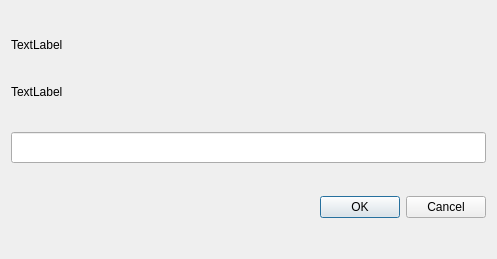
<?xml version="1.0" encoding="UTF-8"?>
<ui version="4.0">
 <class>InputDataDialog</class>
 <widget class="QDialog" name="InputDataDialog">
  <property name="geometry">
   <rect>
    <x>0</x>
    <y>0</y>
    <width>497</width>
    <height>259</height>
   </rect>
  </property>
  <property name="windowTitle">
   <string>Dialog</string>
  </property>
  <layout class="QGridLayout" name="gridLayout">
   <item row="0" column="0">
    <widget class="QLabel" name="inputDialogLabel">
     <property name="sizePolicy">
      <sizepolicy hsizetype="Preferred" vsizetype="Fixed">
       <horstretch>0</horstretch>
       <verstretch>0</verstretch>
      </sizepolicy>
     </property>
     <property name="text">
      <string>TextLabel</string>
     </property>
    </widget>
   </item>
   <item row="3" column="0">
    <widget class="QDialogButtonBox" name="buttonBox">
     <property name="orientation">
      <enum>Qt::Horizontal</enum>
     </property>
     <property name="standardButtons">
      <set>QDialogButtonBox::Cancel|QDialogButtonBox::Ok</set>
     </property>
    </widget>
   </item>
   <item row="2" column="0">
    <widget class="QLineEdit" name="inputDialogLineEdit">
     <property name="font">
      <font>
       <family>Bookman Old Style</family>
       <pointsize>16</pointsize>
       <weight>75</weight>
       <bold>true</bold>
      </font>
     </property>
     <property name="maxLength">
      <number>65536</number>
     </property>
    </widget>
   </item>
   <item row="1" column="0">
    <widget class="QLabel" name="number">
     <property name="sizePolicy">
      <sizepolicy hsizetype="Preferred" vsizetype="Fixed">
       <horstretch>0</horstretch>
       <verstretch>0</verstretch>
      </sizepolicy>
     </property>
     <property name="text">
      <string>TextLabel</string>
     </property>
    </widget>
   </item>
  </layout>
 </widget>
 <resources/>
 <connections>
  <connection>
   <sender>buttonBox</sender>
   <signal>accepted()</signal>
   <receiver>InputDataDialog</receiver>
   <slot>accept()</slot>
   <hints>
    <hint type="sourcelabel">
     <x>230</x>
     <y>145</y>
    </hint>
    <hint type="destinationlabel">
     <x>248</x>
     <y>129</y>
    </hint>
   </hints>
  </connection>
  <connection>
   <sender>buttonBox</sender>
   <signal>rejected()</signal>
   <receiver>InputDataDialog</receiver>
   <slot>reject()</slot>
   <hints>
    <hint type="sourcelabel">
     <x>230</x>
     <y>145</y>
    </hint>
    <hint type="destinationlabel">
     <x>248</x>
     <y>129</y>
    </hint>
   </hints>
  </connection>
 </connections>
</ui>
